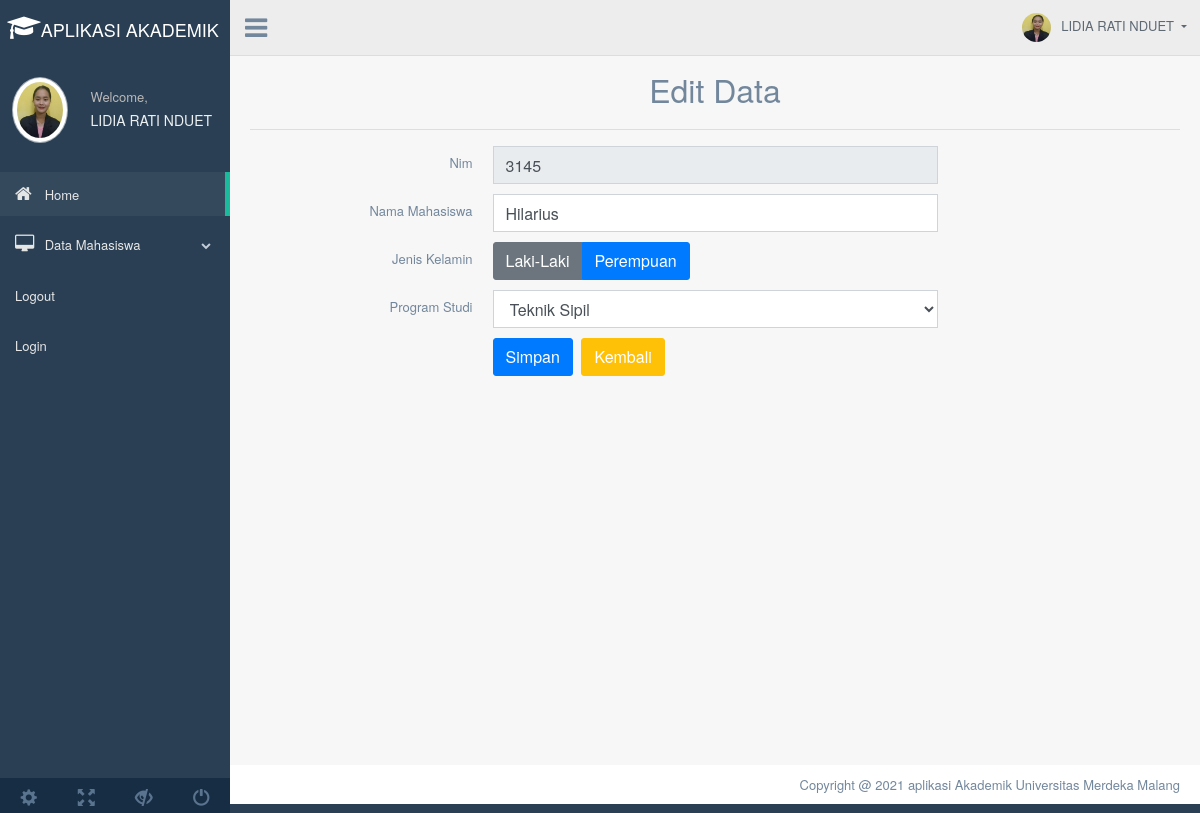
Page /admin.php?page=edit_mhs&Nim=3145 on the committed database.
### tables this page shows
CREATE TABLE `mahasiswa` (
  `Nim` int(10) NOT NULL,
  `Nama_Mhs` varchar(50) NOT NULL,
  `Jenis_Kelamin` varchar(50) NOT NULL,
  `Program_Studi` varchar(50) NOT NULL
);

### edit.php (the view, shortened to what this page needs)
<div class="container" style="margin-top:20px">
	<center><font size="6">Edit Data</font></center>
	<hr>
	<?php
	if(isset($_GET['Nim'])){
		$Nim = $_GET['Nim'];
		$select = mysqli_query($koneksi, "SELECT * FROM mahasiswa WHERE Nim='$Nim'") or die(mysqli_error($koneksi));
		if(mysqli_num_rows($select) == 0){
			echo '<div class="alert alert-warning">ID tidak ada dalam database.</div>';
			exit();
		}else{
			$data = mysqli_fetch_assoc($select);
		}
	}
	?>
	<form action="index.php?page=edit_mhs&Nim=<?php echo $Nim; ?>" method="post">
		<div class="item form-group">
			<label class="col-form-label col-md-3 col-sm-3 label-align">Nim</label>
			<div class="col-md-6 col-sm-6">
				<input type="text" name="Nim" class="form-control" size="4" value="<?php echo $data['Nim']; ?>" readonly required>
			</div>
		</div>
		<div class="item form-group">
			<label class="col-form-label col-md-3 col-sm-3 label-align">Nama Mahasiswa</label>
			<div class="col-md-6 col-sm-6">
				<input type="text" name="Nama_Mhs" class="form-control" value="<?php echo $data['Nama_Mhs']; ?>" required>
			</div>
		</div>
		<div class="item form-group">
			<label class="col-form-label col-md-3 col-sm-3 label-align">Jenis Kelamin</label>
			<div class="col-md-6 col-sm-6 ">
				<div class="btn-group" data-toggle="buttons">
					<label class="btn btn-secondary" data-toggle-class="btn-primary" data-toggle-passive-class="btn-default">
						<input type="radio" class="join-btn" name="Jenis_Kelamin" value="Laki-Laki" <?php if($data['Jenis_Kelamin'] == 'Laki-Laki'){ echo 'checked'; } ?> required>Laki-Laki
					</label>
					<label class="btn btn-primary" data-toggle-class="btn-primary" data-toggle-passive-class="btn-default">
						<input type="radio" class="join-btn" name="Jenis_Kelamin" value="Perempuan" <?php if($data['Jenis_Kelamin'] == 'Perempuan'){ echo 'checked'; } ?> required>Perempuan
					</label>
				</div>
			</div>
		</div>
		<div class="item form-group">
			<label class="col-form-label col-md-3 col-sm-3 label-align">Program Studi</label>
			<div class="col-md-6 col-sm-6">
				<select name="Program_Studi" class="form-control" required>
					<option value="Teknik Sipil" <?php if($data['Program_Studi'] == 'Teknik Sipil'){ echo 'selected'; } ?>>Teknik Sipil</option>
				</select>
			</div>
		</div>
		<div class="item form-group">
			<div class="col-md-6 col-sm-6 offset-md-3">
				<input type="submit" name="submit" class="btn btn-primary" value="Simpan">
				<a href="index.php?page=tampil_mhs" class="btn btn-warning">Kembali</a>
			</div>
		</div>
	</form>
</div>

### rows in the picture
mahasiswa: Nim "3145", Nama_Mhs "Hilarius", Program_Studi "Teknik Sipil"
